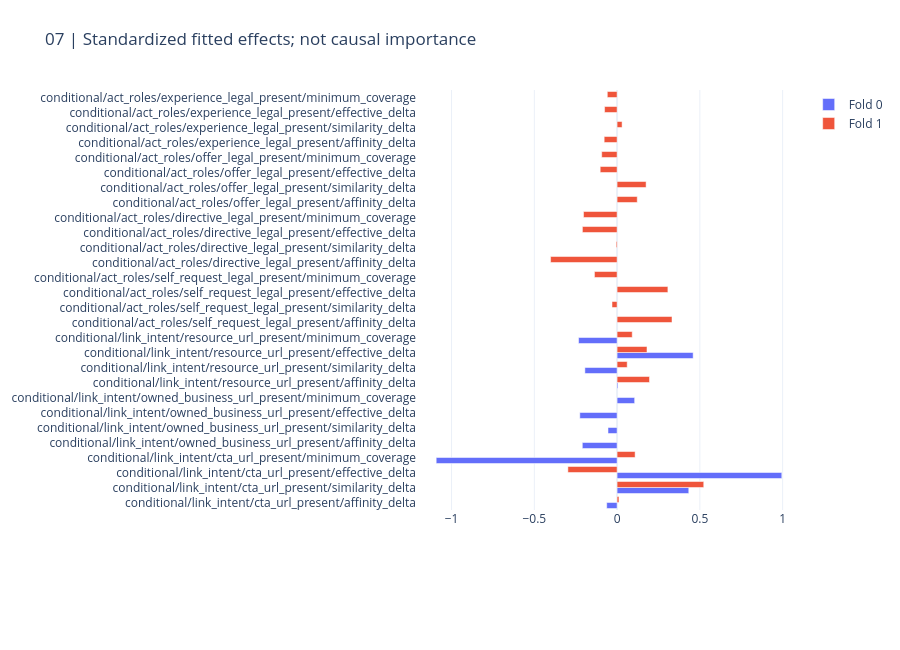
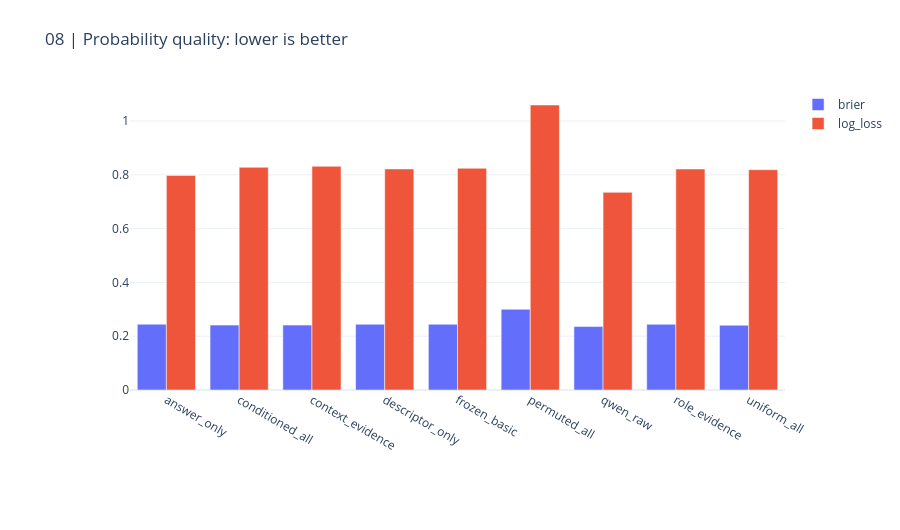

The cell these charts' notebook holds for them, in order:
### Markdown cell above
## 6. Fitted associations and probability quality

Standardized coefficients are descriptive, not causal importance. Matched additions/removals and policy stability are the evidence of feature value. Brier score and log loss may worsen even when AUC increases.

### Code cell
display(pd.DataFrame(result["pooled_metrics"]))
CHARTS[6].show(renderer="plotly_mimetype")
CHARTS[7].show(renderer="plotly_mimetype")

### Figure 1 — Plotly figure (JSON) as saved in the notebook; plotly's stock layout.template omitted (floating-point values rounded to 4 significant figures)
{"data": [{"name": "Fold 0", "orientation": "h", "type": "bar", "x": [-0.06277, 0.433, 0.995, -1.093, -0.21, -0.0548, -0.2252, 0.1061, 0.005288, -0.1946, 0.4595, -0.2328], "y": ["conditional/link_intent/cta_url_present/affinity_delta", "conditional/link_intent/cta_url_present/similarity_delta", "conditional/link_intent/cta_url_present/effective_delta", "conditional/link_intent/cta_url_present/minimum_coverage", "conditional/link_intent/owned_business_url_present/affinity_delta", "conditional/link_intent/owned_business_url_present/similarity_delta", "conditional/link_intent/owned_business_url_present/effective_delta", "conditional/link_intent/owned_business_url_present/minimum_coverage", "conditional/link_intent/resource_url_present/affinity_delta", "conditional/link_intent/resource_url_present/similarity_delta", "conditional/link_intent/resource_url_present/effective_delta", "conditional/link_intent/resource_url_present/minimum_coverage"]}, {"name": "Fold 1", "orientation": "h", "type": "bar", "x": [0.3317, -0.0307, 0.3069, -0.1367, -0.4017, -0.005552, -0.2094, -0.2028, 0.1217, 0.1753, -0.102, -0.09296, -0.078, 0.03012, -0.07562, -0.05906, 0.01123, 0.5234, -0.2973, 0.1089, 0.1957, 0.06104, 0.1806, 0.09146], "y": ["conditional/act_roles/self_request_legal_present/affinity_delta", "conditional/act_roles/self_request_legal_present/similarity_delta", "conditional/act_roles/self_request_legal_present/effective_delta", "conditional/act_roles/self_request_legal_present/minimum_coverage", "conditional/act_roles/directive_legal_present/affinity_delta", "conditional/act_roles/directive_legal_present/similarity_delta", "conditional/act_roles/directive_legal_present/effective_delta", "conditional/act_roles/directive_legal_present/minimum_coverage", "conditional/act_roles/offer_legal_present/affinity_delta", "conditional/act_roles/offer_legal_present/similarity_delta", "conditional/act_roles/offer_legal_present/effective_delta", "conditional/act_roles/offer_legal_present/minimum_coverage", "conditional/act_roles/experience_legal_present/affinity_delta", "conditional/act_roles/experience_legal_present/similarity_delta", "conditional/act_roles/experience_legal_present/effective_delta", "conditional/act_roles/experience_legal_present/minimum_coverage", "conditional/link_intent/cta_url_present/affinity_delta", "conditional/link_intent/cta_url_present/similarity_delta", "conditional/link_intent/cta_url_present/effective_delta", "conditional/link_intent/cta_url_present/minimum_coverage", "conditional/link_intent/resource_url_present/affinity_delta", "conditional/link_intent/resource_url_present/similarity_delta", "conditional/link_intent/resource_url_present/effective_delta", "conditional/link_intent/resource_url_present/minimum_coverage"]}], "layout": {"barmode": "group", "height": 650, "margin": {"b": 140, "l": 130, "r": 35, "t": 90}, "title": {"text": "07 | Standardized fitted effects; not causal importance"}, "xaxis": {"automargin": true}, "yaxis": {"automargin": true}}}

### Figure 2 — Plotly figure (JSON) as saved in the notebook; plotly's stock layout.template omitted (floating-point values rounded to 4 significant figures)
{"data": [{"name": "brier", "type": "bar", "x": ["answer_only", "conditioned_all", "context_evidence", "descriptor_only", "frozen_basic", "permuted_all", "qwen_raw", "role_evidence", "uniform_all"], "y": [0.2446, 0.2413, 0.2412, 0.2444, 0.2444, 0.3002, 0.2359, 0.2442, 0.2408]}, {"name": "log_loss", "type": "bar", "x": ["answer_only", "conditioned_all", "context_evidence", "descriptor_only", "frozen_basic", "permuted_all", "qwen_raw", "role_evidence", "uniform_all"], "y": [0.798, 0.8281, 0.8318, 0.8219, 0.8244, 1.06, 0.7349, 0.8217, 0.8193]}], "layout": {"barmode": "group", "height": 530, "margin": {"b": 140, "l": 130, "r": 35, "t": 90}, "title": {"text": "08 | Probability quality: lower is better"}, "xaxis": {"automargin": true}, "yaxis": {"automargin": true}}}
